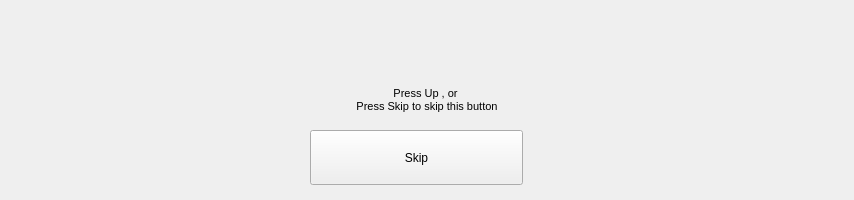
<?xml version="1.0" encoding="UTF-8"?>
<ui version="4.0">
 <class>keyconfigdialogClass</class>
 <widget class="QWidget" name="keyconfigdialogClass">
  <property name="geometry">
   <rect>
    <x>0</x>
    <y>0</y>
    <width>854</width>
    <height>200</height>
   </rect>
  </property>
  <property name="baseSize">
   <size>
    <width>640</width>
    <height>150</height>
   </size>
  </property>
  <property name="windowTitle">
   <string>keyconfigdialog</string>
  </property>
  <widget class="QLabel" name="keyLabel">
   <property name="geometry">
    <rect>
     <x>0</x>
     <y>0</y>
     <width>854</width>
     <height>200</height>
    </rect>
   </property>
   <property name="font">
    <font>
     <pointsize>16</pointsize>
    </font>
   </property>
   <property name="styleSheet">
    <string notr="true"/>
   </property>
   <property name="text">
    <string>&lt;!DOCTYPE HTML PUBLIC &quot;-//W3C//DTD HTML 4.0//EN&quot; &quot;http://www.w3.org/TR/REC-html40/strict.dtd&quot;&gt;
&lt;html&gt;&lt;head&gt;&lt;meta name=&quot;qrichtext&quot; content=&quot;1&quot; /&gt;&lt;style type=&quot;text/css&quot;&gt;
p, li { white-space: pre-wrap; }
&lt;/style&gt;&lt;/head&gt;&lt;body style=&quot; font-family:'MS Shell Dlg 2'; font-size:8.25pt; font-weight:400; font-style:normal;&quot;&gt;
&lt;p align=&quot;center&quot; style=&quot; margin-top:0px; margin-bottom:0px; margin-left:0px; margin-right:0px; -qt-block-indent:0; text-indent:0px; font-size:8pt;&quot;&gt;Press Up , or &lt;/p&gt;
&lt;p align=&quot;center&quot; style=&quot; margin-top:0px; margin-bottom:0px; margin-left:0px; margin-right:0px; -qt-block-indent:0; text-indent:0px; font-size:8pt;&quot;&gt;Press Skip to skip this button&lt;/p&gt;&lt;/body&gt;&lt;/html&gt;</string>
   </property>
   <property name="alignment">
    <set>Qt::AlignCenter</set>
   </property>
  </widget>
  <widget class="QPushButton" name="cancelButton">
   <property name="geometry">
    <rect>
     <x>310</x>
     <y>130</y>
     <width>213</width>
     <height>55</height>
    </rect>
   </property>
   <property name="text">
    <string>Skip</string>
   </property>
  </widget>
 </widget>
 <layoutdefault spacing="6" margin="11"/>
 <resources/>
 <connections/>
</ui>
